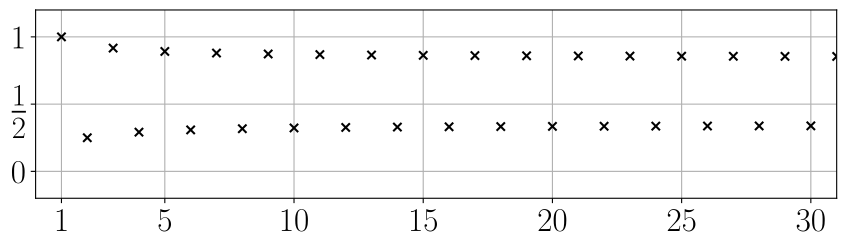

Generate this figure with Python:
import numpy as np, matplotlib.pyplot as plt
from matplotlib import rcParams
from pathlib import Path

rcParams['font.size'] = 24
rcParams['text.usetex'] = True

fig = plt.figure(figsize=(9,3))
ax = fig.add_subplot()

n = np.arange(1, 33)
a_n = [1]
for j in range(2, 33):
    a_n.append(a_n[-1] + ((j + 1) / (2*j) if j % 2 == 1 else -(j + 1) / (2*j)))

ax.grid()
ax.set_axisbelow(True)
ax.scatter(n, a_n, color='black', marker='x')

ax.set_xlim(0, 31)
ax.set_ylim(-0.2, 1.2)
ax.set_xticks(ticks=[1, 5, 10, 15, 20, 25, 30])
ax.set_yticks(ticks=[0, 0.5, 1], labels=[r'$0$', r'$\frac{1}{2}$', r'$1$'])

ax.get_yticklabels()[1].set_fontsize(32)

plt.tight_layout()

plt.savefig(Path(__file__).with_suffix('.pdf'), format="pdf", bbox_inches="tight")
#plt.show()
